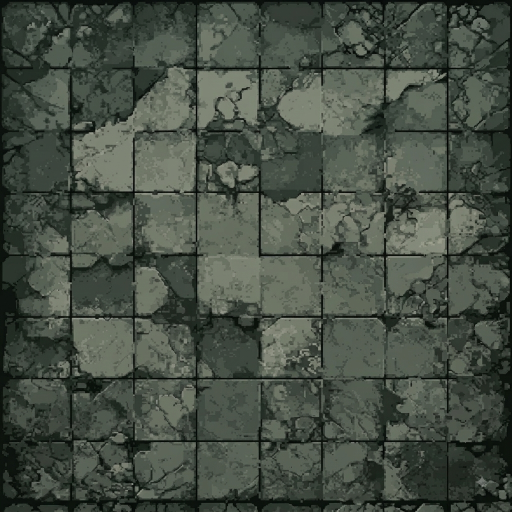
#> input picture tools/sprites/Gemini_Generated_Image_4dqzn84dqzn84dqz.png, 1024 x 1024 px (shown at 1/2 size)
$ python apply_floor_d15.py
#> lines starting #> are read from the running program, lines starting #| are printed output that depends on the picture
"""바닥 타일셋 3종을 제미나이 텍스처 기반 D1.5 톤으로 **교체 생성**.

=== 결정 경과 ===
제미나이 텍스처 → 45° 회전 슬라이스 → 국소대비 완화(calm 0.85) → 감마 어둡게(D1.5)
  · 45° 회전: 원본의 직교 줄눈을 다이아몬드 변과 정렬시킨다. 안 하면 검은 십자선이 남음
  · calm: 국소대비 7.07 → 3.22. 바닥이 시끄러우면 32px 적이 묻힌다
  · D1.5(감마 1.45 / 대비 1.15): 평균명도 73.4 → 43.2.
    고블린 대비 2.3 → 32.5 로 개선(스프라이트를 얹어 눈으로도 확인함)

=== 3종을 **같은 소스**에서 만드는 이유 ===
stone 만 바꾸면 special(깨진·구멍)·moss 가 기존 청회색으로 남아 톤이 어긋난다.
(측정: 기존 stone R-B −18.7 / 신규는 초록 계열) → 세 장을 한 번에 생성한다.

=== 코드가 기대하는 규약 (main.js updateBackground) ===
  stone   : 16칸,  `hv % 16`
  special : 10칸,  0~5 = 깨진 타일, 6~9 = 구멍(void)   ← 순서 고정
  moss    : 16칸,  `hv % 16`
  셀 규격 : 128×64 (2:1 다이아몬드), 알파 포함

실행: python3 tools/sprites/apply_floor_d15.py
출력: public/sprites/dungeon/tileset_iso_{stone,special,moss}.png  (덮어씀)
      tools/sprites/_applied_preview.png                           (검토용)
⚠️ 기존 파일을 덮어쓴다. 되돌리려면 git 으로 복원하면 된다.
"""
import pathlib

import numpy as np
from PIL import Image, ImageDraw, ImageFilter

HERE = pathlib.Path(__file__).resolve().parent
PUB = HERE.parent.parent / 'public' / 'sprites' / 'dungeon'
SRC = HERE / 'Gemini_Generated_Image_4dqzn84dqzn84dqz.png'
TW, TH = 128, 64
CROP = (96, 96, 928, 928)          # 비네트 60px + 워터마크(965,970) 회피
PATCH = 150                        # 다이아몬드 하나가 덮는 원본 영역
CALM, DARK = 0.85, 0.80            # 3_calm 설정
GAMMA, CONTRAST = 1.45, 1.15       # D1.5

src = Image.open(SRC).convert('RGB').crop(CROP)
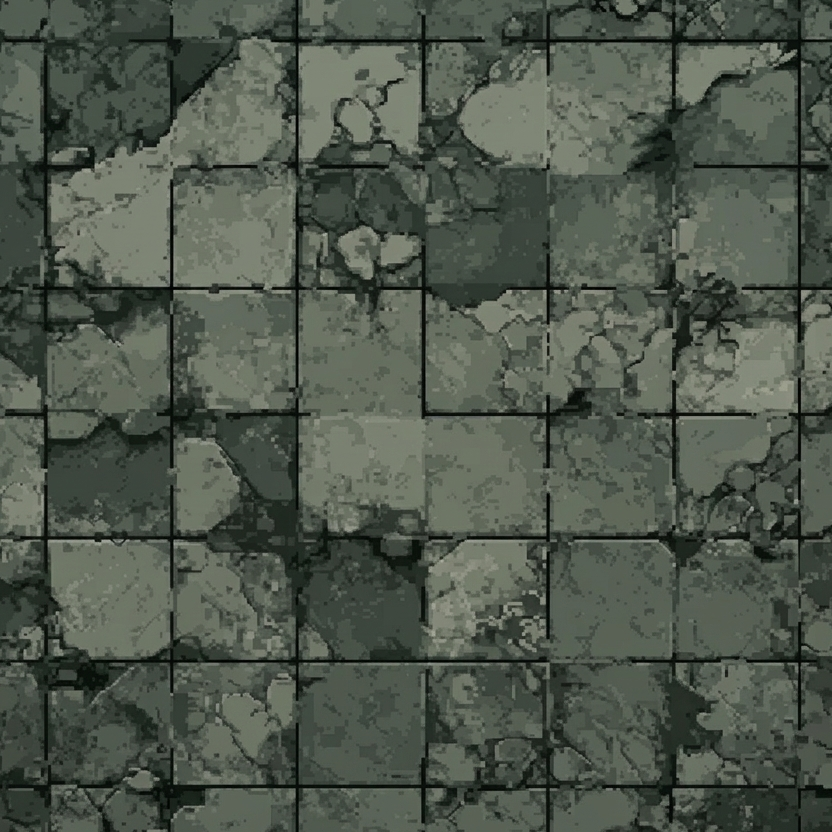
#> src: PIL image 832x832 RGB; mean R, G, B 79.4, 87.8, 76.6
SW, SH = src.size
#> SW = 832; SH = 832
GLOBAL_MEAN = np.asarray(src, float).mean()
#> GLOBAL_MEAN = 81.28

cx, cy = TW / 2, TH / 2
yy, xx = np.mgrid[0:TH, 0:TW].astype(float)
DIAG = 1 - (np.abs((xx - cx) / cx) + np.abs((yy - cy) / cy))
INSIDE = DIAG > 0.02
ALPHA = np.clip((DIAG + 0.02) / 0.035, 0, 1) * 255


def to_rgba(tex):
    return Image.fromarray(
        np.dstack([np.clip(tex, 0, 255), np.clip(ALPHA, 0, 255)]).astype(np.uint8), 'RGBA')


def base_tex(patch, calm=CALM, dark=DARK):
    """패치 → 다이아몬드용 텍스처 배열(림·알파 적용 전)."""
    UP = 3
    big = patch.resize((patch.width * UP, patch.height * UP), Image.LANCZOS)
    big = big.rotate(45, resample=Image.BICUBIC, expand=False)
    m = int(min(big.size) / 2 / 1.42)
    c = (big.width // 2, big.height // 2)
    big = big.crop((c[0] - m, c[1] - m, c[0] + m, c[1] + m))

    big = big.resize((TW * 2, TH * 2), Image.LANCZOS).resize((TW, TH), Image.BOX)
    big = big.filter(ImageFilter.UnsharpMask(radius=1.2, percent=95, threshold=2))
    if calm > 0:
        big = Image.blend(big, big.filter(ImageFilter.GaussianBlur(1.1)), calm)
    tex = np.asarray(big, float)
    tex = (tex - tex.mean()) * 1.12 + tex.mean()
    tex *= 0.90 * dark
    tex += (GLOBAL_MEAN - tex.mean()) * 0.55
    return tex


def apply_d15(tex, gamma=GAMMA, contrast=CONTRAST):
    """감마로 어둡게 + 대비 보정. 단순 곱셈은 대비까지 줄여 탁해지므로 쓰지 않는다."""
    x = np.clip(tex, 0, 255) / 255.0
    x = x ** gamma
    m = x[INSIDE].mean()
    x = (x - m) * contrast + m
    return np.clip(x * 255, 0, 255)


def add_rim(tex, strength=44):
    rim = np.clip((0.10 - DIAG) / 0.10, 0, 1) * INSIDE
    return tex - rim[..., None] * strength


def patches(n, seed, score=None, pool=None):
    """랜덤 패치 n장. score 가 주어지면 pool 장을 뽑아 점수 상위 n장만 남긴다."""
    rg = np.random.default_rng(seed)
    cand = []
    for _ in range(pool or n):
        x = int(rg.integers(0, SW - PATCH))
        y = int(rg.integers(0, SH - PATCH))
        cand.append(src.crop((x, y, x + PATCH, y + PATCH)))
    if score is None:
        return cand[:n]
    cand.sort(key=score, reverse=True)
    return cand[:n]


def save_strip(tiles, path):
    strip = Image.new('RGBA', (TW * len(tiles), TH), (0, 0, 0, 0))
    for i, t in enumerate(tiles):
        strip.paste(t, (i * TW, 0), t)
    strip.save(path)
    return path


# ============================================================
# 1) stone — 16칸
# ============================================================
stone = [to_rgba(add_rim(apply_d15(base_tex(p)))) for p in patches(16, 7)]
#> after the loop in patches, `for _ in range(pool or n):`: cand = 16 items
#> in base_tex, `UP = 3`: UP = 3
#> in apply_d15, `x = x ** gamma`:
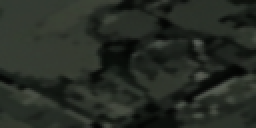
#> x: shape (64, 128, 3) float64 (shown 2 times larger); mean R, G, B 0.153, 0.174, 0.147
#> in apply_d15, `m = x[INSIDE].mean()`: m = 0.148
#> call 2 of base_tex, with calm = 0.85, dark = 0.8
#> in base_tex (call 2), `tex *= 0.90 * dark`:
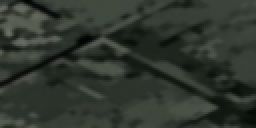
#> tex: shape (64, 128, 3) float64 (shown 2 times larger); mean R, G, B 48.3, 54.8, 47.2
#> call 3 of base_tex, with calm = 0.85, dark = 0.8
#> in base_tex (call 3), `big = big.filter(ImageFilter.UnsharpMask(radius=1.2, percent=95, thres..`:
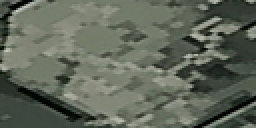
#> big: PIL image 128x64 RGB (shown 2 times larger); mean R, G, B 96.1, 102.9, 90.2
#> in base_tex (call 3), `tex += (GLOBAL_MEAN - tex.mean()) * 0.55`:
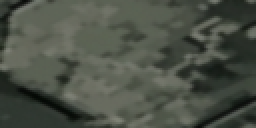
#> tex: shape (64, 128, 3) float64 (shown 2 times larger); mean R, G, B 75.6, 81, 70.8
#> call 3 of apply_d15, with gamma = 1.45, contrast = 1.15
#> in apply_d15 (call 3), `x = x ** gamma`:
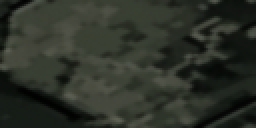
#> x: shape (64, 128, 3) float64 (shown 2 times larger); mean R, G, B 0.178, 0.196, 0.162
#> in apply_d15 (call 3), `m = x[INSIDE].mean()`: m = 0.206
#> in apply_d15 (call 3), `x = (x - m) * contrast + m`:
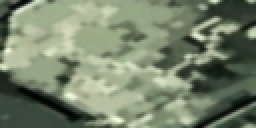
#> x: shape (64, 128, 3) float64 (shown 2 times larger); mean R, G, B 0.174, 0.194, 0.155; drawn with min black and max white
#> stone = 16 items
save_strip(stone, PUB / 'tileset_iso_stone.png')
#> the loop in save_strip, `for i, t in enumerate(tiles):` made 16 passes

# ============================================================
# 2) special — 0~5 깨진 타일 / 6~9 구멍
#    깨진 타일: **원본에서 가장 거친 구역**을 골라 쓴다. 무작위로 뽑으면
#    멀쩡한 면이 섞여서 "깨졌다"가 안 읽힌다 → 국소대비 점수 상위만 채택.
# ============================================================
def roughness(p):
    L = np.asarray(p.convert('L'), float)
    return np.abs(np.diff(L, axis=1)).mean()


cracked = []
for p in patches(6, 21, score=roughness, pool=40):
    tex = apply_d15(base_tex(p, calm=0.6, dark=0.74))   # 덜 뭉개고 조금 더 어둡게
    # 갈라진 이음선 — 다이아몬드를 가로지르는 어두운 균열 2~3줄
    rg = np.random.default_rng(int(roughness(p) * 1000) % 9973)
    for _ in range(rg.integers(2, 4)):
        m = rg.uniform(-1.6, 1.6)
        off = rg.uniform(-0.3, 0.3)
        u = (xx - cx) / cx
        v = (yy - cy) / cy
        seam = np.abs(v - m * u - off) < rg.uniform(0.035, 0.075)
        tex[seam & INSIDE] *= 0.55
    cracked.append(to_rgba(add_rim(tex, 50)))
#> this loop made 6 passes
#> after the loop, cracked = 6 items

holes = []
for i in range(4):
    # 구멍 = 바닥이 없는 곳. 새 바닥과 같은 색조(초록기)로 아주 어둡게.
    rg = np.random.default_rng(500 + i)
    L = np.full((TH, TW), 0.035)
    band = np.clip((0.17 - DIAG) / 0.17, 0, 1) * INSIDE
    # 위/왼쪽 안쪽 벽에만 빛 → 파인 깊이감
    lip = band * (np.clip(-(yy - cy) / cy, 0, 1) * 0.95 +
                  np.clip(-(xx - cx) / cx, 0, 1) * 0.45)
    L += lip * 0.30
    nz = rg.normal(0, 1, (TH, TW))
    nz = np.asarray(Image.fromarray(((nz - nz.min()) / np.ptp(nz) * 255).astype(np.uint8))
                    .filter(ImageFilter.GaussianBlur(5)), float) / 255
    L += (nz - 0.5) * 0.025
    L = np.clip(L, 0, 1)
    # 새 바닥 색조에 맞춘 어두운 회녹색
    tex = np.dstack([L * 92 + 5, L * 100 + 6, L * 90 + 5])
    holes.append(to_rgba(tex))

save_strip(cracked + holes, PUB / 'tileset_iso_special.png')
#> the loop in save_strip (call 2), `for i, t in enumerate(tiles):` made 10 passes

# ============================================================
# 3) moss — 16칸.
#    ⚠️ 명도를 stone 과 비슷하게 유지한다. 예전 이끼 타일이 "너무 초록 잔디 같다"는
#    지적을 받은 이유가 명도까지 올렸기 때문이다. **색조만** 초록으로 기울인다.
# ============================================================
moss = []
for i, p in enumerate(patches(16, 33)):
    tex = apply_d15(base_tex(p))
    rg = np.random.default_rng(700 + i)
    blob = rg.normal(0, 1, (TH, TW))
    blob = np.asarray(Image.fromarray(((blob - blob.min()) / np.ptp(blob) * 255).astype(np.uint8))
                      .filter(ImageFilter.GaussianBlur(4)), float) / 255
    m = np.clip((blob - 0.45) * 2.4, 0, 1) * rg.uniform(0.55, 0.95)
    tex[..., 0] -= 7 * m      # R 낮추고
    tex[..., 1] += 11 * m     # G 올리고
    tex[..., 2] -= 6 * m      # B 낮춘다 → 명도는 거의 유지, 색조만 초록
    moss.append(to_rgba(add_rim(tex)))
#> this loop made 16 passes
#> m on passes 1 to 12: 0.187, 0.206, 0.148, 0.194, 0.189, 0.172, 0.16, 0.15, 0.137, 0.153, 0.168, 0.183
#> after the loop, moss = 16 items
save_strip(moss, PUB / 'tileset_iso_moss.png')


# ============================================================
# 검토용 미리보기 — 일반/깨짐/구멍/이끼 + 프롭 + 배우
# ============================================================
def cell_img(path, i, cw, ch, row=0):
    im = Image.open(path).convert('RGBA')
    return im.crop((i * cw, row * ch, (i + 1) * cw, (row + 1) * ch))


K = 0.11
gob = cell_img(PUB / 'enemies_sheet.png', 0, 32, 32).resize((35, 35), Image.NEAREST)
#> (the run stopped early here; a loop or call above may not have finished)
